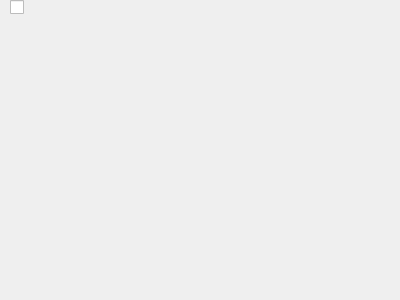
<?xml version="1.0" encoding="UTF-8"?>
<ui version="4.0">
 <class>Reward</class>
 <widget class="QWidget" name="Reward">
  <property name="geometry">
   <rect>
    <x>0</x>
    <y>0</y>
    <width>400</width>
    <height>300</height>
   </rect>
  </property>
  <property name="windowTitle">
   <string>Form</string>
  </property>
  <layout class="QFormLayout" name="formLayout">
   <property name="horizontalSpacing">
    <number>3</number>
   </property>
   <property name="verticalSpacing">
    <number>0</number>
   </property>
   <property name="leftMargin">
    <number>0</number>
   </property>
   <property name="topMargin">
    <number>0</number>
   </property>
   <property name="rightMargin">
    <number>0</number>
   </property>
   <property name="bottomMargin">
    <number>3</number>
   </property>
   <item row="0" column="0">
    <widget class="QLabel" name="rewardLabel">
     <property name="text">
      <string/>
     </property>
    </widget>
   </item>
   <item row="0" column="1">
    <widget class="QCheckBox" name="checkBox">
     <property name="text">
      <string/>
     </property>
     <property name="checkable">
      <bool>true</bool>
     </property>
    </widget>
   </item>
  </layout>
 </widget>
 <resources/>
 <connections/>
</ui>
